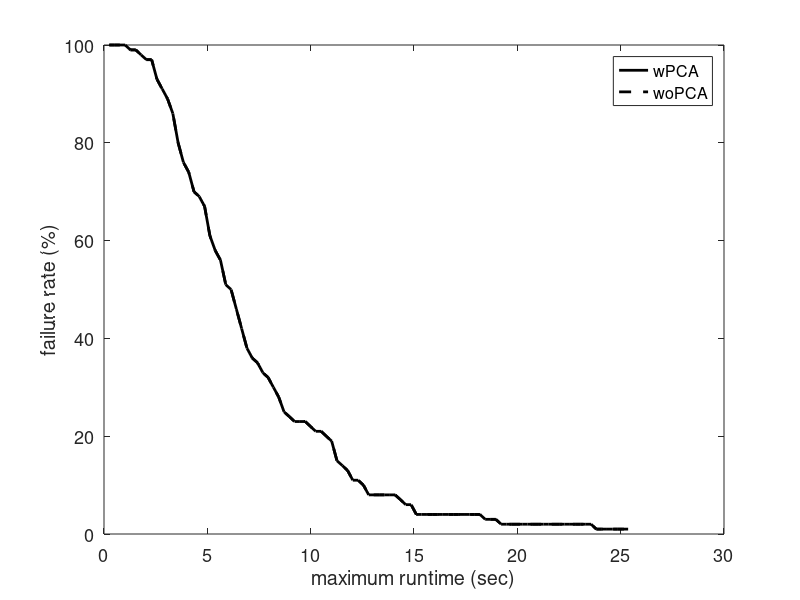

MATLAB code to generate this figure:

clear all
clc

d = 1;
%%
planners = {'BiRRT','RRT','SBL'};
plannerType = planners{3};
switch plannerType
    case 'BiRRT'
        D{1} = load('Benchmark_BiRRT_PCS.txt'); 
        D{2} = load('Benchmark_BiRRT_GD.txt');
        D{1} = [1.0*ones(size(D{1},1),1) D{1}];
        D{2} = [0.8*ones(size(D{2},1),1) D{2}];
        D{1} = D{1}(D{1}(:,2)==1,:); 
        D{2} = D{2}(D{2}(:,2)==1,:); 
    case 'RRT'
        D{1} = load('Benchmark_RRT_envI_w_6.txt'); 
        D{2} = load('Benchmark_RRT_envI_wo.txt'); 
        fprintf('Failures: \t%.1f, %.1f \n', 100-sum(D{1}(:,1))/size(D{1},1)*100, 100-sum(D{2}(:,1))/size(D{2},1)*100);
        D{1} = [d*ones(size(D{1},1),1) D{1}];
        D{2} = [d*ones(size(D{2},1),1) D{2}];
        D{1} = D{1}(D{1}(:,2)==1,:); 
        D{2} = D{2}(D{2}(:,2)==1,:); 
    case 'SBL'
        D{1} = load('Benchmark_SBL_PCS.txt'); D{1} = D{1}(D{1}(:,1)==1,:);
        D{2} = load('Benchmark_SBL_PCS.txt'); D{2} = D{2}(D{2}(:,1)==1,:);
        D{1} = [0.2*ones(size(D{1},1),1) D{1}];
        D{2} = [d*ones(size(D{2},1),1) D{2}];
end

%%
disp(['Results for ' plannerType ':']);

%%

for k = 1:size(D,2)
    
    suc = D{k}(:,2)==1;
    F(:,k) = mean(D{k});
    
    tmin(k) = F(4,k);
end

% clc
disp('-----------------------------------');
fprintf('         \t\tw/\tw/o\n');
fprintf('Queries: \t\t%d\t%d\n', size(D{1},1), size(D{2},1));
fprintf('d =      \t\t%.1f\t%.1f\n', F(1,1), F(1,2));
fprintf('Avg. time (for d): \t%.2f\t%.2f \t(sec)\n', F(4,1), F(4,2));
fprintf('Min. time (for d): \t%.2f\t%.2f \t(sec)\n', min(D{1}(:,4)), min(D{2}(:,4)));
fprintf('Nodes in path:     \t%.1f\t%.1f\n', F(10,1), F(10,2));
fprintf('Nodes in trees:    \t%.1f\t%.1f\n', F(11,1), F(11,2));
disp('------------ Sampling -------------');
fprintf('Sampling time:    \t%.2f\t%.2f \t(sec)\n', F(15,1), F(15,2));
fprintf('Sampling count: \t%.1f\t%.1f \t(%%)\n', F(16,1)+F(17,1), F(16,2)+F(17,2));
fprintf('Sampling success: \t%.2f\t%.2f \t(%%)\n', 100*F(16,1)/(F(16,1)+F(17,1)), 100*F(16,2)/(F(16,2)+F(17,2)));
disp('------------ loc.-con. ------------');
fprintf('Loc.-con. time:    \t%.2f\t%.2f \t(sec)\n', F(12,1), F(12,2));
fprintf('Loc.-con. count:   \t%.2f\t%.2f \t\n', F(13,1), F(13,2));
fprintf('Loc.-con. success: \t%.2f\t%.2f \t(%%)\n', 100*F(14,1)/F(13,1), 100*F(14,2)/F(13,2));
disp('----------- Projection ------------');
fprintf('Proj. time:        \t%.2f\t%.2f \t(sec)\n', F(6,1), F(6,2));
fprintf('Proj. count:       \t%.2f\t%.2f \t\n', F(5,1), F(5,2));

%%
disp(' ');
fprintf('Speed-up (at d = %.1f):      %.2f\n', d, tmin(2)/tmin(1));

%%
%%
%%
% PCS
td = D{1}(:,4);
maxT = max(td);
T1 = linspace(0,maxT,100);
T1 = T1(2:end);
for i = 1:length(T1)
    sd = td < T1(i);
    md(i) = mean(td(sd));
    Md(i) = 1-sum(sd)/length(td);
end
%%
% GD
tg = D{2}(:,4);
maxT = max(tg);
T2 = linspace(0,maxT,100);
T2 = T2(2:end);
for i = 1:length(T2)
    sg = tg < T2(i);
    mg(i) = mean(tg(sg));
    Mg(i) = 1-sum(sg)/length(tg);
end

%%
h = figure(2);
clf
plot(T1,Md*100,'-k','linewidth',2);
hold on
plot(T2,Mg*100,'--k','linewidth',2);
hold off
xlabel('maximum runtime (sec)');
ylabel('failure rate (%)');
legend('wPCA','woPCA');
% xlim([0 8]);%max([T1 T2])]);
% title(plannerType);
set(gca,'fontsize',13);
% set(h, 'Position', [100, 100, 800, 400]);
% print PCS_NR_runtime.eps -depsc -r200